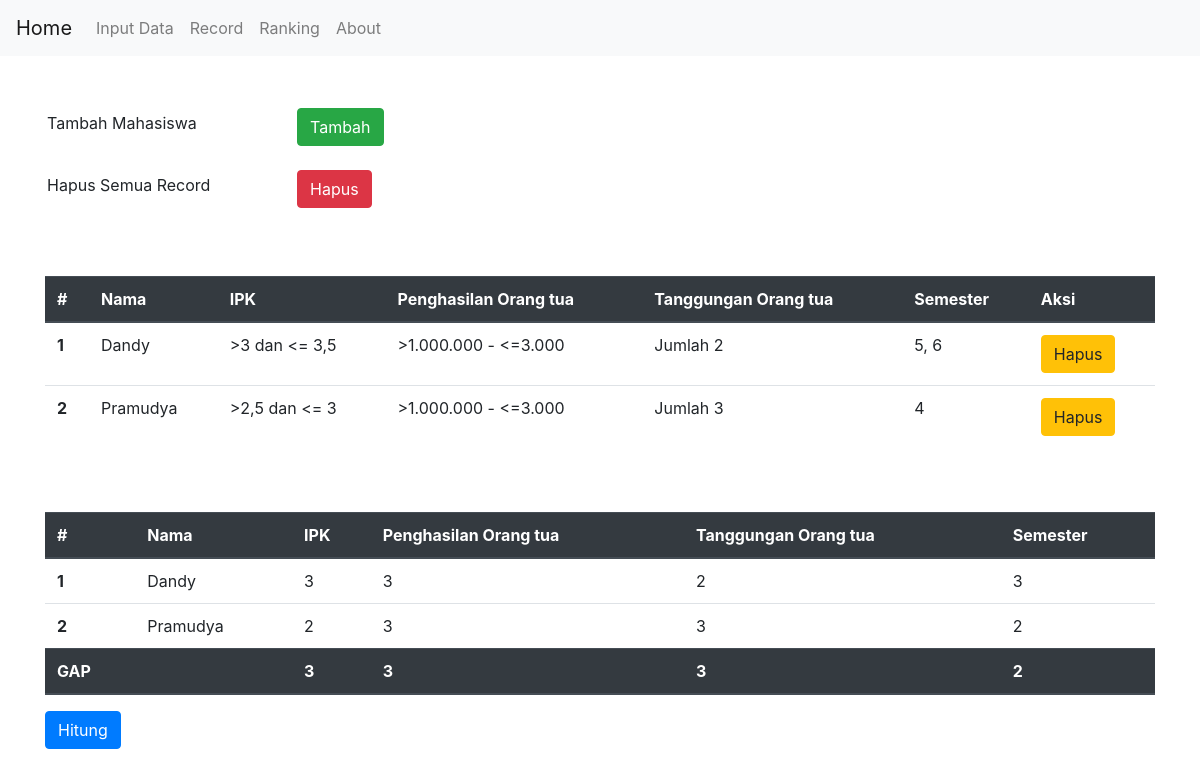
Screenshot of /proses.php with the database file from the repository.
### tables this page shows
CREATE TABLE `keterangansiswa` (
  `nama` varchar(30) NOT NULL,
  `ket_ipk` varchar(20) NOT NULL,
  `ket_penghasilan` varchar(20) NOT NULL,
  `ket_tanggungan` varchar(20) NOT NULL,
  `ket_smt` varchar(20) NOT NULL
);

CREATE TABLE `siswa` (
  `nama` varchar(30) NOT NULL,
  `ipk` int(5) NOT NULL,
  `penghasilan` int(5) NOT NULL,
  `tanggungan` int(5) NOT NULL,
  `semester` int(5) NOT NULL
);

### proses.php (the view, shortened to what this page needs)
<?php
    include "koneksi.php";
?>
<html>
<head>
    <link rel="stylesheet" href="https://stackpath.bootstrapcdn.com/bootstrap/4.3.1/css/bootstrap.min.css">
</head>
<body>
    <nav class="navbar navbar-expand-lg navbar-light bg-light">
        <a class="navbar-brand" href="index.php">Home</a>
        <div class="collapse navbar-collapse" id="navbarNav">
        <ul class="navbar-nav">
            <li class="nav-item">
                <a class="nav-link" href="inputdata.php">Input Data</a>
            </li>
          <li class="nav-item">
            <a class="nav-link" href="proses.php">Record</a>
          </li>
          <li class="nav-item">
            <a class="nav-link" href="rangking.php">Ranking</a>
          </li>
            <li class="nav-item">
                <a class="nav-link" href="about.php">About</a>
            </li>
        </ul>
        </div>
    </nav>
    <div class="container"><br><br>
    <form  role="form" method="post" action="inputdata.php" class="form-inline">
        <div class="form-group mb-2">
            <input type="text" readonly class="form-control-plaintext" value="Tambah Mahasiswa">
        </div>
        <button type="submit" name="submitdelete" class="btn btn-success">Tambah</button>
    </form>
    <form  role="form" method="post" action="recorddelete.php" class="form-inline">
        <div class="form-group mb-2">
            <input type="text" readonly class="form-control-plaintext" value="Hapus Semua Record">
        </div>
        <button type="submit" name="submitdelete" class="btn btn-danger">Hapus</button>
    </form>
    <br><br>
    <table class="table">
        <thead class="thead-dark">
            <tr>
              <th scope="col">#</th>
              <th scope="col">Nama</th>
              <th scope="col">IPK</th>
              <th scope="col">Penghasilan Orang tua</th>
              <th scope="col">Tanggungan Orang tua</th>
              <th scope="col">Semester</th>
              <th scope="col">Aksi</th>
            </tr>
        </thead>
        <tbody>
            <?php
                $query1 = mysqli_query($koneksi,"SELECT * FROM keterangansiswa");
                if(mysqli_num_rows($query1)>0){
            ?>
            <?php
                $a = 1;
                while($data = mysqli_fetch_array($query1)){
            ?>
            <tr>
                <th scope="row"><?php echo $a; ?></th>
                <td><?php echo $data["nama"];?></td>
                <td><?php echo $data["ket_ipk"];?></td>
                <td><?php echo $data["ket_penghasilan"];?></td>
                <td><?php echo $data["ket_tanggungan"];?></td>
                <td><?php echo $data["ket_smt"];?></td>
                <td>
                    <div class="btn-group" role="group" aria-label="Basic example">
                        <button type="button" class="btn btn-warning" onclick="window.location.href='delete.php?id=<?php echo $data['nama']; ?>'">Hapus</button>
                    </div>
                </td>
            </tr>
            <?php $a++; } ?>
            <?php } ?>
            </tbody>
    </table>
    <br><br>
    <form  role="form" method="post" action="hasil.php" class="form-inline">
        <table class="table">
            <thead class="thead-dark">
                <tr>
                  <th scope="col">#</th>
                  <th scope="col">Nama</th>
                  <th scope="col">IPK</th>
                  <th scope="col">Penghasilan Orang tua</th>
                  <th scope="col">Tanggungan Orang tua</th>
                  <th scope="col">Semester</th>
                </tr>
            </thead>
            <tbody>
                <?php
                    $query = mysqli_query($koneksi,"SELECT * FROM siswa");
                    if(mysqli_num_rows($query)>0){
                ?>
                <?php
                    $a = 1;
                    while($data = mysqli_fetch_array($query)){
                ?>
                <tr>
                  <th scope="row"><?php echo $a; ?></th>
                  <td><?php echo $data["nama"];?></td>
                  <td><?php echo $data["ipk"];?></td>
                  <td><?php echo $data["penghasilan"];?></td>
                  <td><?php echo $data["tanggungan"];?></td>
                  <td><?php echo $data["semester"];?></td>
                </tr>
                <?php $a++; } ?>
                <?php } ?>
            </tbody>
            <thead class="thead-dark">
                <tr>
                  <th scope="col">GAP</th>
                  <th scope="col"></th>
                  <th scope="col">3</th>
                  <th scope="col">3</th>
                  <th scope="col">3</th>
                  <th scope="col">2</th>
                </tr>
            </thead>
        </table>
        <button type="submit" name="hitunggap" class="btn btn-primary mb-2">Hitung</button>
    </form>
    </div>
</body>
</html>

### rows the page displays
keterangansiswa: nama "Dandy", ket_ipk ">3 dan <= 3,5", ket_penghasilan ">1.000.000 - <=3.000", ket_tanggungan "Jumlah 2", ket_smt "5, 6"
keterangansiswa: nama "Pramudya", ket_ipk ">2,5 dan <= 3", ket_penghasilan ">1.000.000 - <=3.000", ket_tanggungan "Jumlah 3", ket_smt "4"
siswa: nama "Dandy", ipk "3", penghasilan "3", tanggungan "2", semester "3"
siswa: nama "Pramudya", ipk "2", penghasilan "3", tanggungan "3", semester "2"
